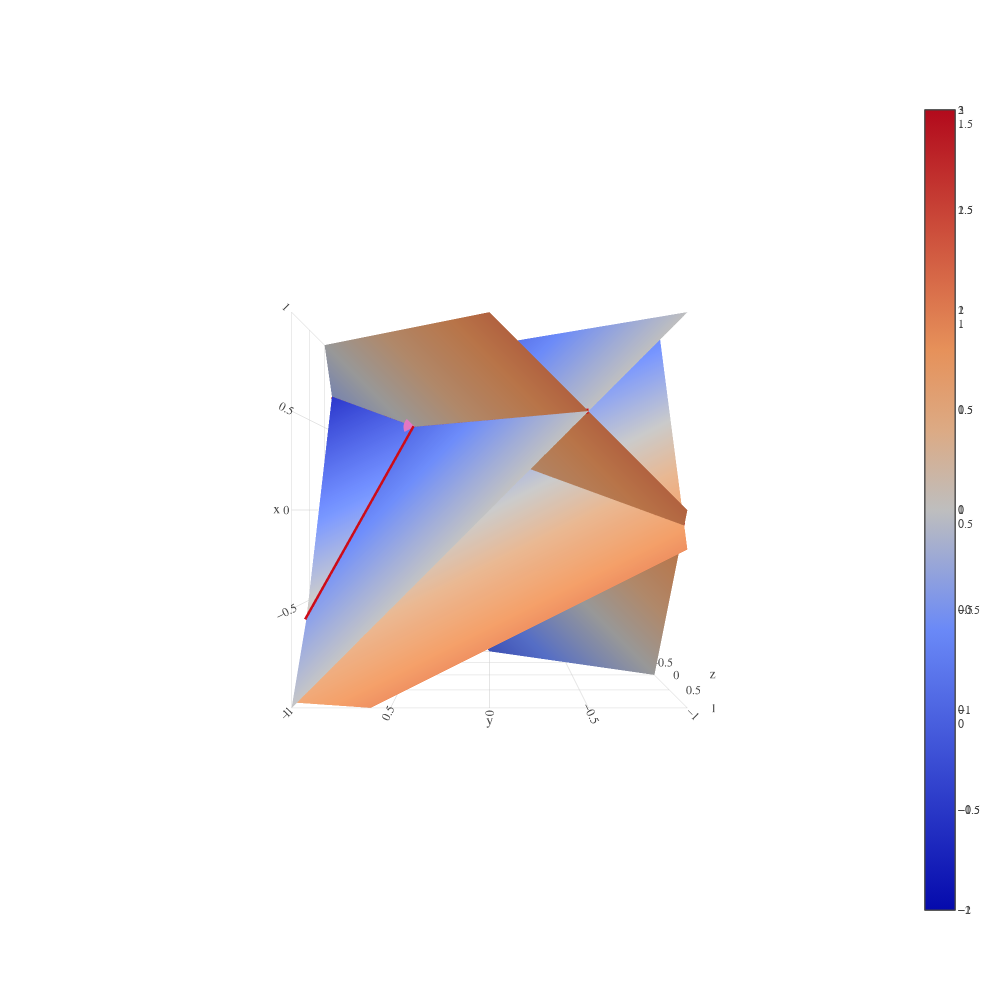

Notebook source saved alongside this figure:
### Code cell
objs = [plane1, plane2, plane3, line1, line2, line3, point1]
data = [o.goify() for o in objs]
fig = go.Figure(data=data,layout=layout)
plot = py.iplot(fig)

### Figure 1 — Plotly figure (JSON) as saved in the notebook; plotly's stock layout.template omitted (floating-point values rounded to 4 significant figures)
{"data": [{"type": "surface", "x": [[-1, 1], [-1, 1]], "y": [[-1, -1], [1, 1]], "z": [[3, 1.0], [1.0, -1.0]]}, {"type": "surface", "x": [[-1, 1], [-1, 1]], "y": [[-1, -1], [1, 1]], "z": [[0, 2], [-2, 0]]}, {"type": "surface", "x": [[-1, 1], [-1, 1]], "y": [[-1, -1], [1, 1]], "z": [[1.533, 0.2], [0.8667, -0.4667]]}, {"line": {"color": "rgb(205, 12, 24)", "width": 10}, "mode": "lines", "type": "scatter3d", "x": [0.5, 0.5, 0.5, 0.5, 0.5, 0.5, 0.5, 0.5, 0.5, 0.5], "y": [7.321, 5.75, 4.178, 2.607, 1.036, -0.5357, -2.107, -3.678, -5.25, -6.821], "z": [-6.821, -5.25, -3.678, -2.107, -0.5357, 1.036, 2.607, 4.178, 5.75, 7.321]}, {"line": {"color": "rgb(205, 12, 24)", "width": 10}, "mode": "lines", "type": "scatter3d", "x": [-2.908, -2.187, -1.466, -0.7446, -0.02365, 0.6973, 1.418, 2.139, 2.86, 3.581], "y": [-8.069, -6.267, -4.464, -2.662, -0.8591, 0.9433, 2.746, 4.548, 6.351, 8.153], "z": [5.161, 4.08, 2.998, 1.917, 0.8355, -0.246, -1.327, -2.409, -3.49, -4.572]}, {"line": {"color": "rgb(205, 12, 24)", "width": 10}, "mode": "lines", "type": "scatter3d", "x": [-7.832, -6.017, -4.203, -2.388, -0.5739, 1.241, 3.055, 4.869, 6.684, 8.498], "y": [4.616, 3.709, 2.801, 1.894, 0.9869, 0.07972, -0.8275, -1.735, -2.642, -3.549], "z": [4.216, 3.309, 2.401, 1.494, 0.5869, -0.3203, -1.227, -2.135, -3.042, -3.949]}, {"mode": "markers", "type": "scatter3d", "x": [0.5], "y": [0.45], "z": [0.05]}], "layout": {"font": {"family": "Verdana"}, "height": 1000, "plot_bgcolor": "rgb(255, 255, 255)", "scene": {"aspectmode": "cube", "camera": {"center": {"x": 0, "y": 0, "z": 0}, "eye": {"x": 0, "y": 0, "z": 3}}, "xaxis": {"autorange": false, "range": [-1, 1], "zeroline": false}, "yaxis": {"autorange": false, "range": [-1, 1], "zeroline": false}, "zaxis": {"autorange": false, "range": [-1, 1], "zeroline": false}}, "showlegend": false, "width": 1000}}
